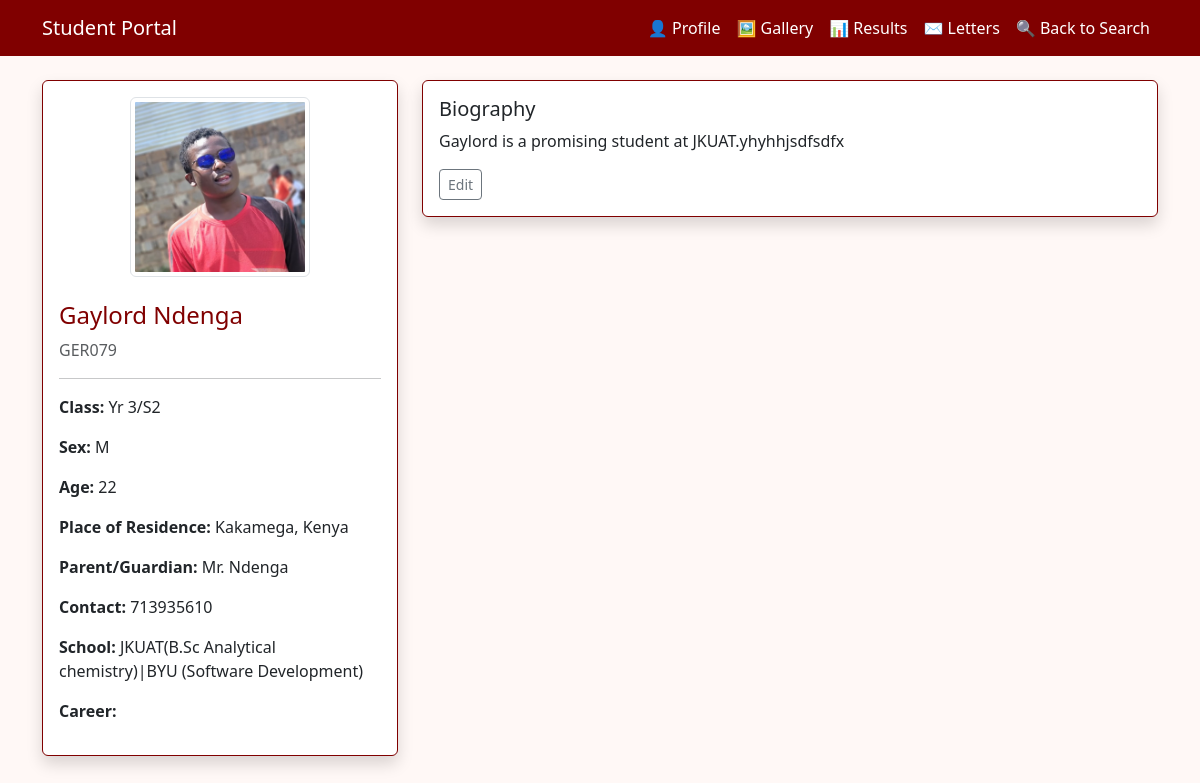
The page /profile/GER079 on the database as committed earlier.
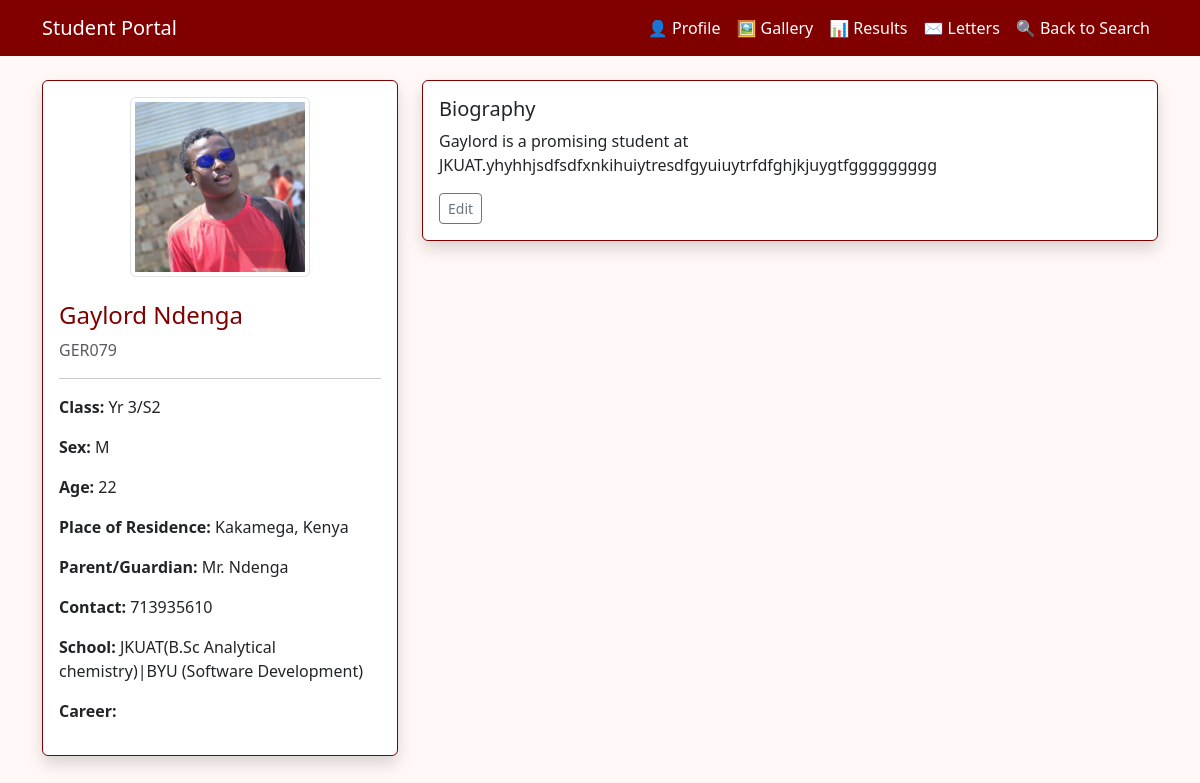
The same page on the database as committed later.
### tables this page shows
CREATE TABLE biographies (
            adm_no TEXT PRIMARY KEY,
            biography TEXT
        );

### app.py (the view)
@app.route('/profile/<adm_no>')
def profile(adm_no):
    st = students_data.get(adm_no)
    if not st:
        flash('Student not found', 'error')
        return redirect(url_for('index'))
    bio = get_bio(adm_no)
    if bio:
        st = dict(st)  # don't mutate cache row
        st['Small Biography'] = bio
    result_images = get_uploads(adm_no, 'result')
    return render_template('profile.html', student=st, results=[], result_images=result_images)

### app.py (called while the page is built)
def get_conn():
    return sqlite3.connect(DB_PATH, detect_types=sqlite3.PARSE_DECLTYPES, check_same_thread=False)

def get_bio(adm_no: str):
    conn = get_conn()
    c = conn.cursor()
    c.execute("SELECT biography FROM biographies WHERE adm_no=?", (adm_no,))
    row = c.fetchone()
    conn.close()
    return row[0] if row else None

def get_uploads(adm_no: str, kind: str):
    conn = get_conn()
    c = conn.cursor()
    c.execute(
        "SELECT id, url, public_id, note, filename, created_at FROM uploads WHERE adm_no=? AND kind=? ORDER BY created_at DESC",
        (adm_no, kind),
    )
    rows = c.fetchall()
    conn.close()
    return [
        {
            "id": r[0],
            "url": r[1],
            "public_id": r[2],
            "note": r[3] or "",
            "filename": r[4] or "",
            "created_at": r[5],
        }
        for r in rows
    ]

### templates/profile.html (shortened to what this page needs)
<!DOCTYPE html>
<html lang="en">
<head>
  <link href="https://cdn.jsdelivr.net/npm/bootstrap@5.3.3/dist/css/bootstrap.min.css" rel="stylesheet">
  <link rel="stylesheet" href="{{ url_for('static', filename='style.css') }}">
</head>
<body>
  <nav class="navbar navbar-expand-lg navbar-dark bg-maroon mb-4">
    <div class="container">
      <a class="navbar-brand" href="#">Student Portal</a>
      <div class="collapse navbar-collapse" id="navbarNav">
        <ul class="navbar-nav ms-auto">
          <li class="nav-item">
            <a class="nav-link active" href="{{ url_for('profile', adm_no=student['Admission Number']) }}">👤 Profile</a>
          </li>
          <li class="nav-item">
            <a class="nav-link" href="{{ url_for('gallery', adm_no=student['Admission Number']) }}">🖼️ Gallery</a>
          </li>
          <li class="nav-item">
            <a class="nav-link" href="{{ url_for('results', adm_no=student['Admission Number']) }}">📊 Results</a>
          </li>
          <li class="nav-item">
            <a class="nav-link" href="{{ url_for('letter', adm_no=student['Admission Number']) }}">✉️ Letters</a>
          </li>
          <li class="nav-item">
            <a class="nav-link" href="/">🔍 Back to Search</a>
          </li>
        </ul>
      </div>
    </div>
  </nav>
<div class="container">
  <div class="row">
    <div class="col-12 col-md-4 mb-3">
      <div class="card shadow">
        <div class="card-body">
          <div class="text-center">
            <img src="{{ url_for('static', filename=student['Photo'].replace('static/', '')) }}"
                 class="img-thumbnail mb-3 img-fluid"
                 style="max-width: 180px; height: 180px; object-fit: cover;">
          </div>
          <h4 class="mt-2">{{ student["Full Name"] }}</h4>
          <p class="text-muted">{{ student["Admission Number"] }}</p>
          <hr>
          <p><strong>Class:</strong> {{ student["Class"] }}</p>
          <p><strong>Sex:</strong> {{ student["Sex"] }}</p>
          <p><strong>Age:</strong> {{ student["Age"] }}</p>
          <p><strong>Place of Residence:</strong> {{ student["Place of Residence"] }}</p>
          <p><strong>Parent/Guardian:</strong> {{ student["Parent/Guardian Name"] }}</p>
          <p><strong>Contact:</strong> {{ student["Contact"] }}</p>
          <p><strong>School:</strong> {{ student["school"] }}</p>
          <p><strong>Career:</strong> {{ student["career aspiration"] }}</p>
        </div>
      </div>
    </div>
    <aside class="col-12 col-md-8">
      <div class="card shadow">
        <div class="card-body">
          <h5>Biography</h5>
          <div id="bio-view">
            <p id="bio-text">{{ student["Small Biography"] or "No biography yet." }}</p>
            <button class="btn btn-outline-secondary btn-sm" onclick="toggleBioEdit(true)">Edit</button>
          </div>
        </div>
      </div>
    </aside>
  </div>
</div>
</body>
</html>

### static/style.css (style rules this page uses)
:root { --maroon: #800000; --light-maroon: #a94442; --accent: #f8e6e6; --background-light: #fff8f6; }
body { font-family: 'Segoe UI', Tahoma, Geneva, Verdana, sans-serif; margin: 0; padding: 0; background-color: var(--background-light); color: #4b1c1c; }
.navbar { background-color: var(--maroon); }
.navbar .navbar-brand, .navbar .nav-link { color: white !important; font-weight: 500; }
h1, h2, h3, h4 { color: var(--maroon); }
.card { border: 1px solid var(--maroon); box-shadow: 0 2px 5px rgba(128, 0, 0, 0.1); }

Rows that differ between the two databases and show on the page:
changed biographies: biography "Gaylord is a promising student at JKUAT.yhyhhjsdfsdfx" → "Gaylord is a promising student at JKUAT.yhyhhjsdfsdfxnkihuiytresdfgyuiuytrfdfghjkjuygtfggggggggg"
